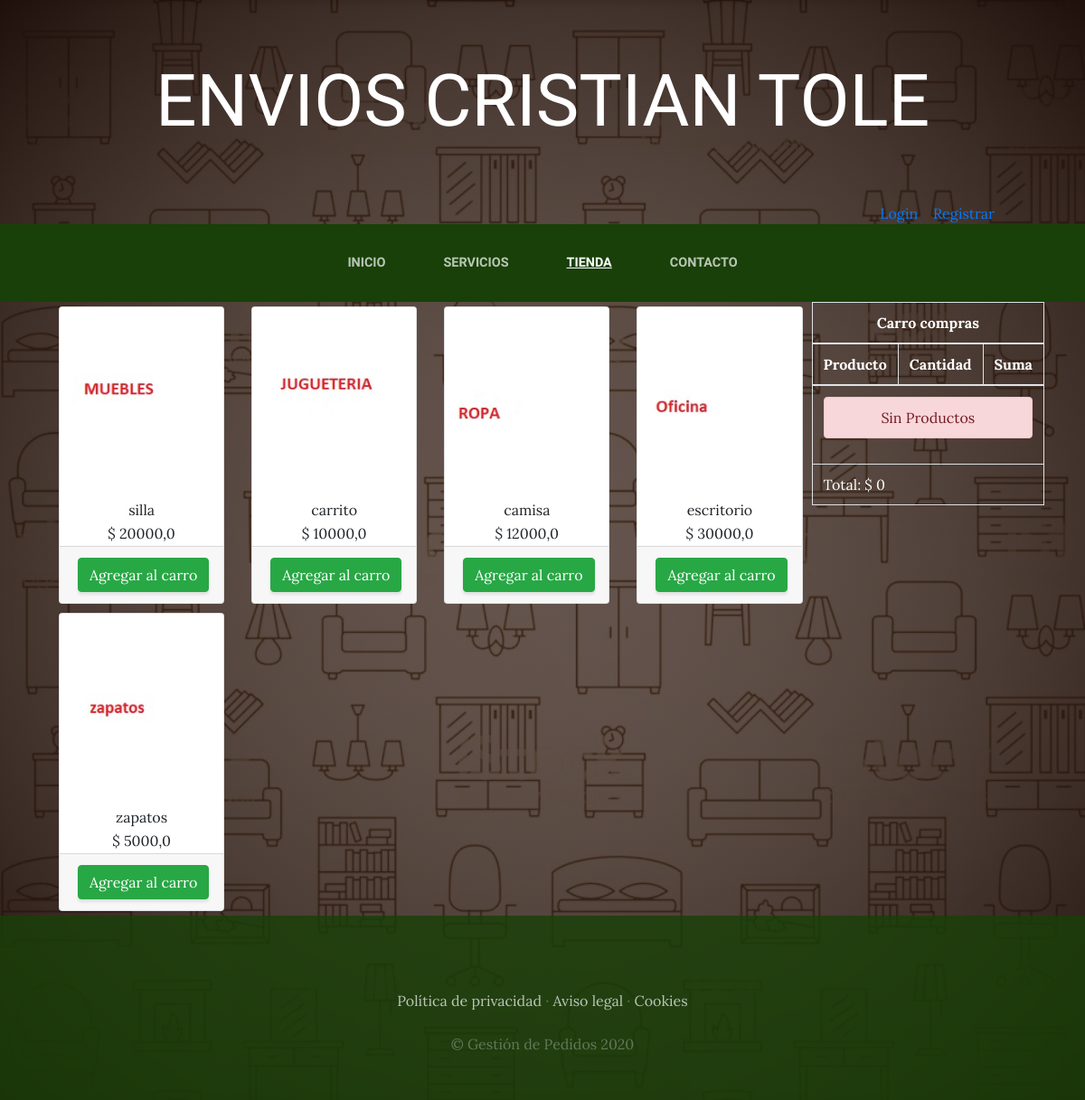
The app's page /tienda/ with its own data.
### tienda/models.py (models this page shows, shortened)
class Producto(models.Model):
    nombre=models.CharField(max_length=50)
    categorias= models.ForeignKey(CategoriaProd,on_delete=models.CASCADE)
    imagen=models.ImageField(upload_to="tienda",null=True, blank=True)
    precio=models.FloatField()
    diponibilidad=models.BooleanField(default=True)
    created=models.DateTimeField(auto_now_add=True)
    updated=models.DateTimeField(auto_now_add=True)
    class Meta:
        verbose_name = 'Producto'
        verbose_name_plural = 'Productos'

### tienda/views.py (the view)
# urls.py: path('tienda/', include('tienda.urls')),
def tienda(request):
    productos=Producto.objects.all()
    return render(request,"tienda/tienda.html", {"productos":productos})

### carro/context_processor.py (called while the page is built)
def importe_total_carro(request):
    total=0
    """for key, value in request.session["carro"].items():
    total=total + float(value["precio"])
    """
    return{"importe_total_carro":total}

### tienda/templates/tienda/tienda.html
{% extends "WebApp/base.html" %}
{% load static %}
{% block content %}
<div class= "container">
    <div style= "float: right;">
         {% include "carro/widget.html" %}
    </div>
    <div class= "row">
    {% for producto in productos %}
        <div class= "col-md-3">
            <div class= "card" style="width:100%; margin: 5px 5px;">
                <img src= "{{producto.imagen.url}}" class= "card-img-top">
                <div class= "car-body" style="text-align: center;">
                    <h7 class="card-title"> {{producto.nombre}} </h7>
                    <p class="card-text">$ {{producto.precio}} </p>
                </div>
                <div class= "card-footer text-center">
                    <a href= "{% url 'carro:agregar' producto.id %}" class= "btn btn-success">Agregar al carro</a>
                </div>
            </div>
        </div>
    {% endfor %}
    </div>
</div>
{% endblock %}

### WebApp/templates/WebApp/base.html (shortened to what this page needs)
<html>
<head>
    {% load static %}
    <link href="{% static 'WebApp/vendor/bootstrap/css/bootstrap.min.css' %}" rel="stylesheet">
    <link href="{% static 'WebApp/css/gestion.css' %}" rel="stylesheet">
</head>
<body>
    <h1 class="site-heading text-center text-white d-none d-lg-block">
        <span class="site-heading-lower">ENVIOS CRISTIAN TOLE</span>
      </h1>
    <div style=" text-align:right; margin-right:100px; color:white">
    {% if user.is_authenticated %}
        Hola {{user.username}} &nbsp;&nbsp<a style="color:white;" href="{% url 'Cerrar_sesion' %}">Cerrar Sesion</a>
    {% else %}
        <a href="{% url 'logear' %}">Login</a>&nbsp; &nbsp; <a href="{% url 'Registros' %}">Registrar</a>
    {% endif %}
    </div>
    <nav class="navbar navbar-expand-lg navbar-dark py-lg-4" id="mainNav">
        <div class="container">
        <div class="collapse navbar-collapse" id="navbarResponsive">
            <ul class="navbar-nav mx-auto">
            <li class="nav-item {% if request.path == '/' %} active {% endif %} px-lg-4">
                <a class="nav-link text-uppercase text-expanded" href="{% url 'Home' %}">Inicio</a>
            </li>
            <li class="nav-item {% if request.path == '/servicios/' %} active {% endif %} px-lg-4">
                <a class="nav-link text-uppercase text-expanded" href="{% url 'Servicios' %}">Servicios</a>
            </li>
            <li class="nav-item {% if request.path == '/tienda/' %} active {% endif %} px-lg-4">
                <a class="nav-link text-uppercase text-expanded" href="{% url 'Tienda' %}">Tienda</a>
            </li>
            <li class="nav-item {% if request.path == '/contacto/' %} active {% endif %} px-lg-4">
                <a class="nav-link text-uppercase text-expanded" href="{% url 'Contacto' %}">Contacto</a>
            </li>
            </ul>
        </div>
        </div>
    </nav>
    {% block content%}
    {% endblock %}
    <footer class="footer text-faded text-center py-5">
    <div class="container">
        <p class="m-0 mbt">
            <a href="sample.html" class="link">Política de privacidad</a> ·
            <a href="sample.html" class="link">Aviso legal</a> ·
            <a href="sample.html" class="link">Cookies</a>
        </p>
        <p class="m-0 mbt1">&copy; Gestión de Pedidos 2020</p>
    </div>
    </footer>
</body>
</html>

### tienda/templates/carro/widget.html
<table class="table table-bordered" style="color: white;">
    <thead>
        <tr>
            <th colspan="3" class="text-center">
                Carro compras
            </th>
        </tr>
        <tr>
            <th>Producto</th>
            <th>Cantidad</th>
            <th>Suma</th>
        </tr>
    </thead>
    <tbody>
        {% if request.session.carro.items %}
            {% for key, value in request.session.carro.items %}
                <tr class ="text-center">
                    <td>{{value.nombre}}</td>
                    <td>{{value.cantidad}}</td>
                    <td>
                        <a href="{% url 'carro:agregar' value.producto_id %}" class="btn btn-sm btn-success">+</a>
                        <a href="{% url 'carro:restar' value.producto_id %}" class="btn btn-sm btn-success">-</a></br>
                        $ {{value.precio}}
                    </td>
                </tr>
            {% endfor %}
        {% else %}
            <tr>
                <td colspan="3">
                    <div class="alert alert-danger text-center">
                    Sin Productos
                    </div>
                </td>
            </tr>
        {% endif %}
    </tbody>
    <tfoot>
        <tr>
            <td colspan="3">
                Total: $ {{importe_total_carro}}
            </td>
        </tr>
    </tfoot>
</table>

### WebApp/static/WebApp/css/gestion.css (style rules this page uses)
body { font-family: 'Lora'; background: linear-gradient(rgba(47, 23, 15, 0.65), rgba(47, 23, 15, 0.65)), url("../img/fondo1.jpg"); background-attachment: fixed; background-position: center; background-size: cover; }
h1, h2, h3, h4, h5, h6 { font-family: 'Raleway'; }
p { line-height: 1.75; }
.text-faded { color: rgba(255, 255, 255, 0.3); }
.site-heading { margin-top: 5rem; margin-bottom: 5rem; text-transform: uppercase; line-height: 1; font-family: 'Raleway'; }
.site-heading .site-heading-lower { font-size: 5rem; font-weight: 100; line-height: 4rem; }
#mainNav { background-color: rgba(24, 64, 8); font-family: 'Raleway'; }
#mainNav .navbar-nav .nav-item .nav-link { color: rgba(255, 255, 255, 0.7); font-weight: 800; }
#mainNav .navbar-nav .nav-item.active .nav-link { color: #ffffff; text-decoration: underline; }
@media (min-width: 992px) { #mainNav .navbar-nav .nav-item .nav-link { font-size: 0.9rem; } }
.footer { background-color: rgba(24, 64, 8, 0.8); }
.btn { box-shadow: 0px 3px 3px 0px rgba(33, 37, 41, 0.1); }
.mbt { padding-top: 2rem; }
.mbt1 { padding-top: 1.25rem; }
a.link { color: rgba(255, 255, 255, 0.7); }

### records on screen
Producto: imagen (picture), nombre "silla", precio "20000,0"
Producto: imagen (picture), nombre "carrito", precio "10000,0"
Producto: imagen (picture), nombre "camisa", precio "12000,0"
Producto: imagen (picture), nombre "escritorio", precio "30000,0"
Producto: imagen (picture), nombre "zapatos", precio "5000,0"

### other values on screen
{{ importe_total_carro }} "0"
